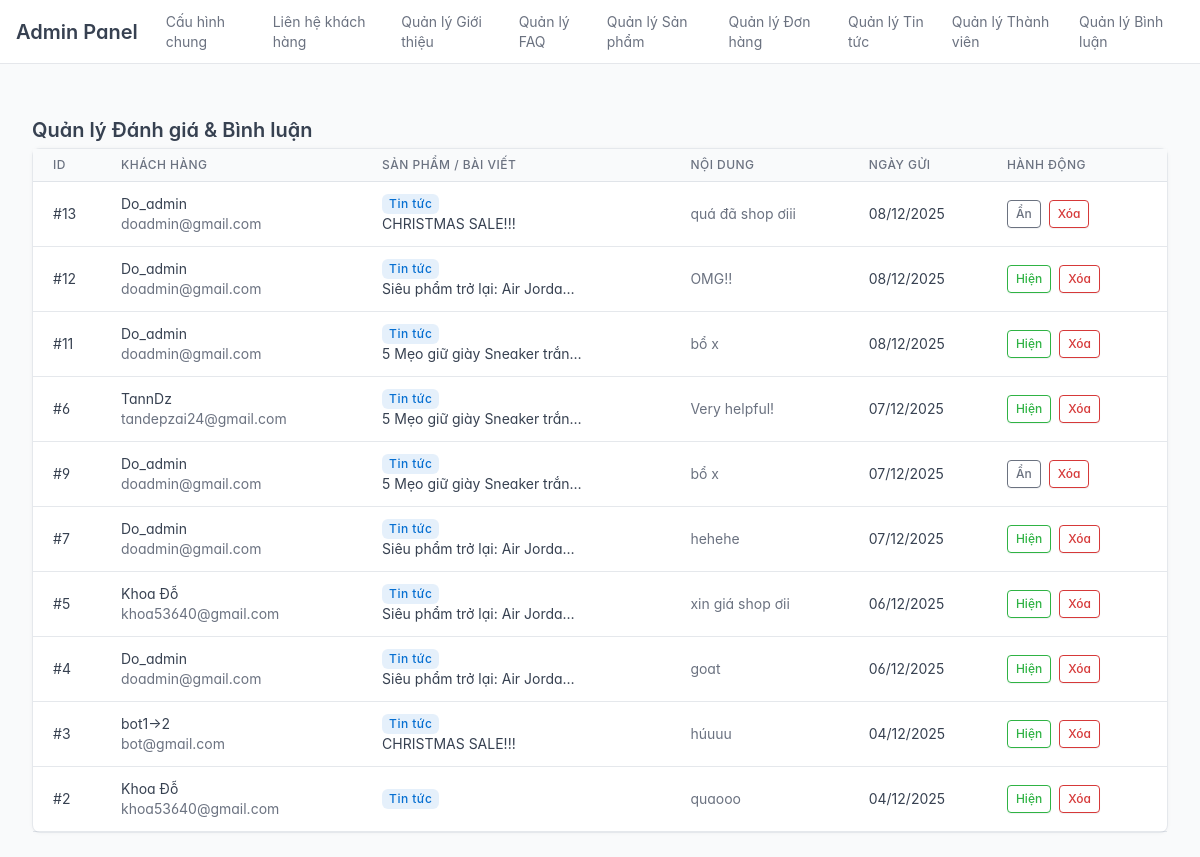
Page /public/index.php?url=admin/comment/index (signed in) on the committed database.
### tables this page shows
CREATE TABLE `comments` (
  `id` int(11) NOT NULL,
  `user_id` int(11) NOT NULL,
  `content` text NOT NULL,
  `commentable_type` enum('news','product') NOT NULL,
  `commentable_id` int(11) NOT NULL,
  `status` tinyint(1) DEFAULT 1,
  `created_at` timestamp NOT NULL DEFAULT current_timestamp(),
  `user_name` varchar(255) NOT NULL
);

CREATE TABLE `users` (
  `id` int(11) NOT NULL,
  `username` varchar(50) NOT NULL,
  `email` varchar(100) NOT NULL,
  `password_hash` varchar(255) NOT NULL,
  `full_name` varchar(100) DEFAULT NULL,
  `avatar_url` varchar(255) DEFAULT 'default_avatar.png',
  `role` enum('member','admin') NOT NULL DEFAULT 'member',
  `status` enum('active','banned') NOT NULL DEFAULT 'active',
  `created_at` timestamp NOT NULL DEFAULT current_timestamp()
);

### app/controllers/admin/AdminCommentController.php (called while the page is built, shortened)
<?php
require_once APPROOT . "/models/Comment.php";
class AdminCommentController {
    private $commentModel;
    public function __construct() {
        $this->commentModel = new Comment();
    }
    public function index() {
        $comments = $this->commentModel->all();
        require APPROOT . "/views/admin/comments/list.php";
        require APPROOT . "/views/admin/layouts/admin_layout.php";
    }
}

### app/libraries/Database.php (called while the page is built, shortened)
<?php
class Database
{
    private $host = DB_HOST;
    private $user = DB_USER;
    private $pass = DB_PASS;
    private $dbname = DB_NAME;
    private $dbh;
    private $stmt;
    public function __construct()
    {
        $dsn = 'mysql:host=' . $this->host . ';dbname=' . $this->dbname . ';charset=utf8';
        $options = [
            PDO::ATTR_PERSISTENT => true,
            PDO::ATTR_ERRMODE => PDO::ERRMODE_EXCEPTION,
            PDO::ATTR_DEFAULT_FETCH_MODE => PDO::FETCH_OBJ,
            PDO::ATTR_EMULATE_PREPARES => false,
        ];
        try
        {
            $this->dbh = new PDO($dsn, $this->user, $this->pass, $options);
        }
        catch (PDOException $e)
        {
            $this->error = $e->getMessage();
            echo $this->error;
        }
    }
    public function query($sql)
    {
        $this->stmt = $this->dbh->prepare($sql);
    }
    public function execute()
    {
        return $this->stmt->execute();
    }
    public function resultSet()
    {
        $this->execute();
        return $this->stmt->fetchAll();
    }
}

### app/models/Comment.php (called while the page is built, shortened)
<?php
class Comment {
    private $db;
    public function __construct() {
        $this->db = new Database();
    }
    public function all() {
        $sql = "SELECT
                    c.*,
                    u.full_name,
                    u.email,
                    CASE
                        WHEN c.commentable_type = 'news' THEN n.title
                        WHEN c.commentable_type = 'product' THEN p.name
                        ELSE 'Không xác định'
                    END as item_name
                FROM comments c
                LEFT JOIN users u ON c.user_id = u.id
                LEFT JOIN news n ON (c.commentable_id = n.id AND c.commentable_type = 'news')
                LEFT JOIN products p ON (c.commentable_id = p.id AND c.commentable_type = 'product')
                ORDER BY c.created_at DESC";
        $this->db->query($sql);
        return $this->db->resultSet();
    }
}

### app/views/admin/comments/list.php (the view)
<div class="container-xl">
    <div class="page-header d-print-none">
        <h2 class="page-title">Quản lý Đánh giá & Bình luận</h2>
    </div>
    <div class="card">
        <div class="table-responsive">
            <table class="table table-vcenter card-table">
                <thead>
                    <tr>
                        <th>ID</th>
                        <th>Khách hàng</th>
                        <th>Sản phẩm / Bài viết</th>
                        <th>Nội dung</th>
                        <th>Ngày gửi</th>
                        <th>Hành động</th>
                    </tr>
                </thead>
                <tbody>
                    <?php if (!empty($comments)): ?>
                        <?php foreach($comments as $row): $row = (object)$row; ?>
                        <tr>
                            <td>#<?= $row->id ?></td>
                            <td>
                                <div class="font-weight-medium"><?= htmlspecialchars($row->full_name ?? $row->user_name ?? 'Khách') ?></div>
                                <div class="text-muted text-xs"><?= htmlspecialchars($row->email ?? '') ?></div>
                            </td>
                            <td>
                                <?php if($row->commentable_type == 'news'): ?>
                                    <span class="badge bg-blue-lt">Tin tức</span>
                                <?php else: ?>
                                    <span class="badge bg-orange-lt">Sản phẩm</span>
                                <?php endif; ?>
                                <div class="text-truncate" style="max-width: 200px;"><?= htmlspecialchars($row->item_name) ?></div>
                            </td>
                            <td class="text-muted text-truncate" style="max-width: 250px;">
                                <?= htmlspecialchars($row->content) ?>
                            </td>
                            <td><?= date('d/m/Y', strtotime($row->created_at)) ?></td>
                            <td>
                                <div class="btn-list flex-nowrap">
                                    <?php if ($row->status == 1): ?>
                                        <a href="<?= URLROOT ?>/public/index.php?url=admin/comment/status&id=<?= $row->id ?>&val=0"
                                           class="btn btn-sm btn-outline-success">Hiện</a>
                                    <?php else: ?>
                                        <a href="<?= URLROOT ?>/public/index.php?url=admin/comment/status&id=<?= $row->id ?>&val=1"
                                           class="btn btn-sm btn-outline-secondary">Ẩn</a>
                                    <?php endif; ?>
                                    <a href="<?= URLROOT ?>/public/index.php?url=admin/comment/delete&id=<?= $row->id ?>"
                                       class="btn btn-sm btn-outline-danger"
                                       onclick="return confirm('Bạn có chắc chắn muốn xóa?');">Xóa</a>
                                </div>
                            </td>
                        </tr>
                        <?php endforeach; ?>
                    <?php else: ?>
                        <tr><td colspan="7" class="text-center p-3">Chưa có bình luận nào.</td></tr>
                    <?php endif; ?>
                </tbody>
            </table>
        </div>
    </div>
</div>

### rows in the picture
comments: id "13", user.full_name "Do_admin", user.email "doadmin@gmail.com", commentable_type "Tin tức", item_name "CHRISTMAS SALE!!!", content "quá đã shop ơiii", created_at "08/12/2025"
comments: id "12", user.full_name "Do_admin", user.email "doadmin@gmail.com", commentable_type "Tin tức", item_name "Siêu phẩm trở lại: Air Jorda…", content "OMG!!", created_at "08/12/2025"
comments: id "11", user.full_name "Do_admin", user.email "doadmin@gmail.com", commentable_type "Tin tức", item_name "5 Mẹo giữ giày Sneaker trắn…", content "bổ x", created_at "08/12/2025"
comments: id "6", user.full_name "TannDz", user.email "tandepzai24@gmail.com", commentable_type "Tin tức", item_name "5 Mẹo giữ giày Sneaker trắn…", content "Very helpful!", created_at "07/12/2025"
comments: id "9", user.full_name "Do_admin", user.email "doadmin@gmail.com", commentable_type "Tin tức", item_name "5 Mẹo giữ giày Sneaker trắn…", content "bổ x", created_at "07/12/2025"
comments: id "7", user.full_name "Do_admin", user.email "doadmin@gmail.com", commentable_type "Tin tức", item_name "Siêu phẩm trở lại: Air Jorda…", content "hehehe", created_at "07/12/2025"
comments: id "5", user.full_name "Khoa Đỗ", user.email "khoa53640@gmail.com", commentable_type "Tin tức", item_name "Siêu phẩm trở lại: Air Jorda…", content "xin giá shop ơii", created_at "06/12/2025"
comments: id "4", user.full_name "Do_admin", user.email "doadmin@gmail.com", commentable_type "Tin tức", item_name "Siêu phẩm trở lại: Air Jorda…", content "goat", created_at "06/12/2025"
comments: id "3", user.full_name "bot1->2", user.email "bot@gmail.com", commentable_type "Tin tức", item_name "CHRISTMAS SALE!!!", content "húuuu", created_at "04/12/2025"
comments: id "2", user.full_name "Khoa Đỗ", user.email "khoa53640@gmail.com", commentable_type "Tin tức", content "quaooo", created_at "04/12/2025"
